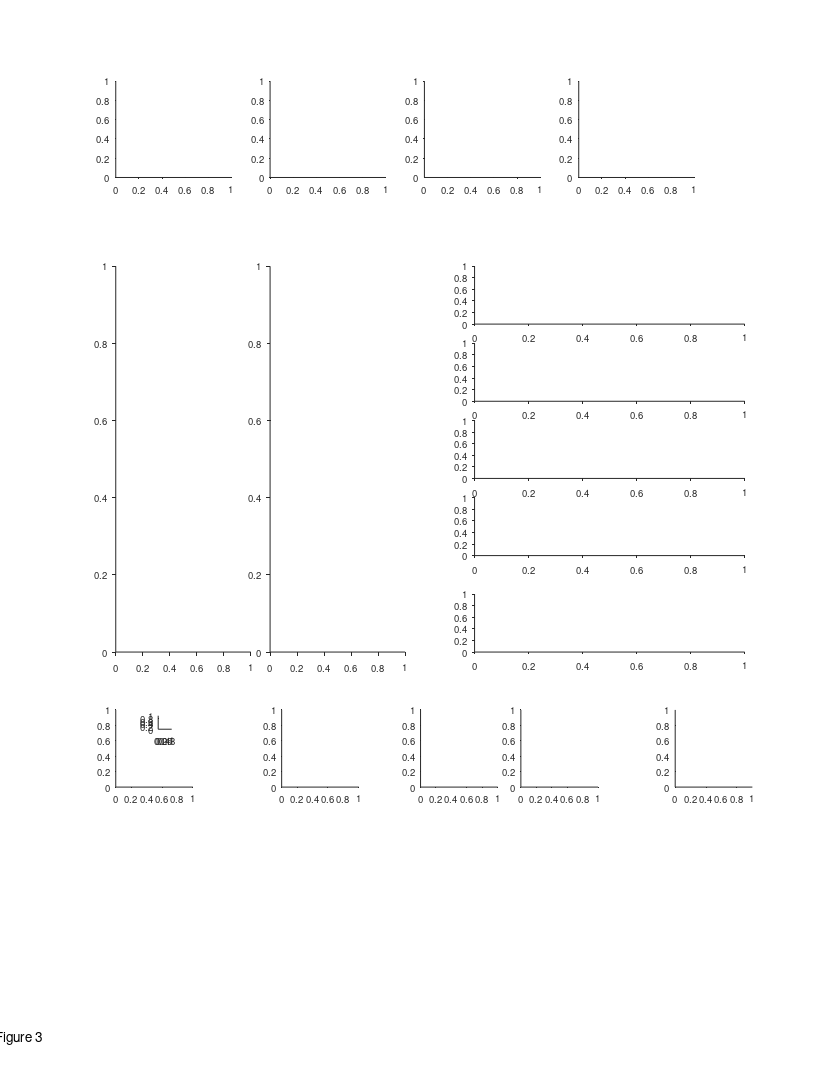

Write MATLAB code to recreate this figure. (Note: this script raises an error after producing the figure.)
%% Replay - Fig 3 - replay population 
%%
clear 
clc
close all

%% plotting options
% replay_coverage_examples_IX = [19 21 22 23];
% replay_coverage_examples_IX = [24 25 27 29];
% replay_coverage_examples_IX = [41 53 54 55];
% replay_coverage_examples_IX = [61 65 68 69];
% replay_coverage_examples_IX = [70 71 73 74];
% replay_coverage_examples_IX = [75 77 78 81];
% replay_coverage_examples_IX = [21 19 70 78];
% replay_coverage_examples_IX = [21 19 70 29];
% replay_coverage_examples_IX = [21 19 70 29];
replay_coverage_examples_IX = [21 19 29 70];

% 5	b0184_d191202 21
% 1	b0184_d191130 19
% 31	b2382_d190801 70
% 30	b0184_d191212 29

single_session_seq_ex_IX = [21];

%% graphics params
epoch_type_clrs = {[.6 .1 .8],[.1 .8 .1]};
PastFutureClrs = [0.1.*[1 1 1]; 1 1 1];
directions_clrs = {[0    0.3843    0.7451];[ 0.5216    0.2471         0]};
panel_H_bin_size_options = [0.1 0.15 0.2 0.125]; % we chose opt 3 (0.2)
panel_H_bin_size_opt = 3;
panel_H_bin_size = panel_H_bin_size_options(panel_H_bin_size_opt)

%% define output files
res_dir =  'L:\paper_replay\figures';
mkdir(res_dir)
fig_name_str = 'Figure 3';
fig_caption_str = ' ';
log_name_str = [fig_name_str '_log_file' '.txt'];
log_name_str = strrep(log_name_str , ':', '-');
log_name_str = strrep(log_name_str , ' ', '_');
log_name_out = fullfile(res_dir, log_name_str);

%% open log file
diary off
diary(log_name_out)
diary on
disp('Log file');
disp(['created: ', datestr(clock)]);
disp('======================================================');
disp([fig_name_str ':' fig_caption_str]);   
disp('======================================================');
disp('');

%% create figure
% figure_size_cm = [21.0 29.7]; % ~A4
figure_size_cm = [21.6 27.9]; % ~US letter
close all
fig = figure;
% Some WYSIWYG options:
set(gcf,'DefaultAxesFontSize',7);
set(gcf,'DefaultAxesFontName','helvetica');
set(gcf,'DefaultAxesUnits','centimeters');
set(gcf,'PaperType','usletter')
% set(gcf,'PaperType','<custom>');
set(gcf,'PaperUnits','centimeters','PaperPosition',[0 0 figure_size_cm]);
set(gcf,'PaperOrientation','portrait');
set(gcf,'Units','centimeters','Position',get(gcf,'paperPosition')+[0 0 0 0]); % position on screen...
set(gcf, 'Renderer', 'painters');
% set(gcf, 'color', 'none');
set(groot, 'defaultAxesColor','None')
set(groot, 'defaultAxesTickDir', 'out');
set(groot,  'defaultAxesTickDirMode', 'manual');
annotation('textbox', [0.5 1 0 0], 'String',fig_name_str, 'HorizontalAlignment','center','Interpreter','none', 'FitBoxToText','on');

% create panels
panels{1}(1) = axes('position', [3 23.3 3 2.5]);
panels{1}(2) = axes('position', [7 23.3 3 2.5]);
panels{1}(3) = axes('position', [11 23.3 3 2.5]);
panels{1}(4) = axes('position', [15 23.3 3 2.5]);

panels{2}(1) = axes('position', [3 11 3.5 10]);
panels{2}(2) = axes('position', [7 11 3.5 10]);

x = 12.3;
panels{3}(1) = axes('position', [x 19.5 7 1.5]);
panels{3}(2) = axes('position', [x 17.5 7 1.5]);
panels{3}(3) = axes('position', [x 15.5 7 1.5]);
panels{3}(4) = axes('position', [x 13.5 7 1.5]);
panels{4}(1) = axes('position', [x 11 7 1.5]);

panels{5}(1) = axes('position', [3     7.5 2 2]);
panels{5}(2) = axes('position', [4.1     9 .35 .35]);
panels{6}(1) = axes('position', [7.3    7.5 2 2]);
panels{7}(1,1) = axes('position', [10.9 7.5 2 2]);
panels{7}(2,1) = axes('position', [13.5 7.5 2 2]);
panels{8}(1) = axes('position', [17.5   7.5 2 2]);
% panels{8}(2) = axes('position', [17.5  4 2 2]);
% panels{8}(3) = axes('position', [17.5  1.5 3 2]);

total_offset = [0 0.5]+[0 -3];
for ii = 1:length(panels)
    subpanels = panels{ii};
    subpanels = subpanels(:);
    for jj = 1:length(subpanels)
        subpanels(jj).Position([1 2]) = subpanels(jj).Position([1 2]) + total_offset;
    end
end


%% load data
epoch_types = {'sleep','rest'};
[exp_list,T] = decoding_get_inclusion_list();
T = T(exp_list,:);
events_all_per_session = {};
for ii_epoch_type = 1:length(epoch_types)
    for ii_exp = 1:length(exp_list)
        exp_ID = exp_list{ii_exp};
        exp = exp_load_data(exp_ID,'details','rest');
        epoch_type = epoch_types{ii_epoch_type};
        params_opt = 11;
        event_type = 'posterior';
        [events, params] = decoding_load_events_quantification(exp_ID, epoch_type, params_opt, event_type);
        [~, TF] = decoding_apply_seq_inclusion_criteria([events.seq_model]);
        events(~TF) = [];
        if isempty(events)
            continue;
        end
        if isfield(events,'rest_ball_num')
            [events.rest_ball_loc] = disperse(exp.rest.balls_loc([events.rest_ball_num]));
        else
            [events.rest_ball_num] = disperse(nan(size(events)));
            [events.rest_ball_loc] = disperse(nan(size(events)));
        end
        
        [events.recordingArena] = deal(exp.details.recordingArena);
        event_struct = events(1,[]);
        [events(2:end).prev_event] = disperse(events(1:end-1));
        events(1).prev_event = event_struct;
        events_all_per_session{ii_epoch_type}{ii_exp} = events;
    end
end

%%
events_all = {[events_all_per_session{1}{:}], [events_all_per_session{2}{:}]};
seqs_all = {[events_all{1}.seq_model], [events_all{2}.seq_model]};
gArena = {categorical({events_all{1}.recordingArena}), categorical({events_all{2}.recordingArena}) };
seqs_pooled = [seqs_all{:}];

%%
features_names = {'duration';'compression';'distance';'distance_norm';};
xlable_strs = {
    'Replay duration (s)';
    {'Compression ratio';'(replay speed / flight speed)'};
    'Replay distance (m)';
    {'Replay distance','(norm. to environment size)'};
    };

%% panels A-D
clc
line_styles = {'-',':'};
panels_xlim = [-0.0950    1.9950; -1.9500   40.9500; -0.4500   56.5500; -0.0210    0.4410];
panels_xticks = {[0 0.5 1 1.5],[0 20 40],[0:10:50],[0 0.2 0.4]};
disp('panels a-d:')
for ii_fn = 1:length(features_names)
    fn = features_names{ii_fn};
    axes(panels{1}(ii_fn));
    cla
    hold on
    lw = 1.1;
    for ii_epoch_type = 1:length(epoch_types)
        X = [seqs_all{ii_epoch_type}.(fn)];
        g = gArena{ii_epoch_type};
%         histogram(X,'DisplayStyle','stairs','Normalization','pdf','LineStyle',line_styles{ii_epoch_type}, 'EdgeColor','k','LineWidth',lw);
        h1=histogram(X(g=='200m'),'DisplayStyle','stairs','Normalization','pdf','LineStyle',line_styles{1}, 'EdgeColor',epoch_type_clrs{ii_epoch_type},'LineWidth',lw);
        h2=histogram(X(g=='120m'),'DisplayStyle','stairs','Normalization','pdf','LineStyle',line_styles{2}, 'EdgeColor',epoch_type_clrs{ii_epoch_type},'LineWidth',lw);
        fprintf('%s: median=%.2g  mean=%.2g (%s,200m)\n', fn, median(X(g=='200m')), mean(X(g=='200m')), epoch_types{ii_epoch_type} )
        fprintf('%s: median=%.2g  mean=%.2g (%s,120m)\n', fn, median(X(g=='120m')), mean(X(g=='120m')), epoch_types{ii_epoch_type} )
    end
%     xlabel_pos = [];
    xlabel(xlable_strs{ii_fn}, 'Units','normalized', 'Position',[0.5 -0.14]);
%     xlabel(xlable_strs{ii_fn});
    if ii_fn == 1
        ylabel('Probability density');
    end
    hax=gca;
    hax.XLim = panels_xlim(ii_fn,:);
    hax.XTick = panels_xticks{ii_fn};
    hax.XRuler.TickLength(1) = 0.03;
    hax.XRuler.TickLabelGapOffset = -1;
    hax.YRuler.TickLabelGapOffset = 1;
    fprintf('%s: median = %.2g, mean = %.2g (pooled)\n',fn,median([seqs_pooled.(fn)]),mean([seqs_pooled.(fn)]))
end

%% legend (hists)
if exist('panels_hist_legend','var')
    delete(panels_hist_legend);
end
panels_hist_legend = axes('position', [4 22 0.5 0.5]);
cla
hold on
t = linspace(0,1,100);
x = pulstran(t,linspace(0,1,3),'rectpuls',1/6);
x(x>0) = nan;x(~isnan(x)) = 0;
clear h
% plot(  t  ,   x  ,       'color', epoch_type_clrs{2}, 'LineWidth',lw,'Clipping','off');
% plot(  t  ,   x  +1.5,   'color', epoch_type_clrs{1}, 'LineWidth',lw,'Clipping','off');
plot([0 1], [0 0],     ':', 'color', epoch_type_clrs{2}, 'LineWidth',lw,'Clipping','off');
plot([0 1], [0 0]+1.5, ':', 'color', epoch_type_clrs{1}, 'LineWidth',lw,'Clipping','off');
plot([0 1], [.5 .5],     'color', epoch_type_clrs{2}, 'LineWidth',lw,'Clipping','off');
plot([0 1], [.5 .5]+1.5, 'color', epoch_type_clrs{1}, 'LineWidth',lw,'Clipping','off');
text(1.3, 2.0, 'Sleep (200m)','FontSize',7,'HorizontalAlignment','left');
text(1.3, 1.5, 'Sleep (130m)','FontSize',7,'HorizontalAlignment','left');
text(1.3, 0.5, 'Awake (200m)','FontSize',7,'HorizontalAlignment','left');
text(1.3, 0.0, 'Awake (130m)','FontSize',7,'HorizontalAlignment','left');
xlim([0 1])
ylim([0 1])
axis off


%% panel F - coverage per session
load('E:\Tamir\work\PROJECTS\LargeScale\paper_replay\data_prepared_for_figures\replay_coverage.mat');
for ii_ex = 1:length(panels{3})
    axes(panels{3}(ii_ex))
    cla
    hold on
    ii_exp = replay_coverage_examples_IX(ii_ex);
    c = squeeze(coverage_all(ii_exp,:,:,:));
    x = linspace(0,1,size(c,3));
    lw = 1.5;
    plot(x, squeeze(c(1,1,:)),'-','LineWidth',lw,'Color',directions_clrs{1});
    plot(x, squeeze(c(2,1,:)),'--','LineWidth',lw,'Color',directions_clrs{1});
    plot(x, squeeze(c(1,2,:)),'-','LineWidth',lw,'Color',directions_clrs{2});
    plot(x, squeeze(c(2,2,:)),'--','LineWidth',lw,'Color',directions_clrs{2});
    hax=gca;
    hax.XTick = [0 1];
    hax.XLim = [0 1];
    hax.XRuler.TickLabelGapOffset = -1.5;
    hax.YRuler.TickLabelGapOffset = 1;
    if ii_ex == 1
        title('Four example sessions: replay spatial coverage','Units','normalized','Position',[0.5 1.14],'FontWeight','normal','HorizontalAlignment','center');
%         hl=legend({'Sleep dir 1','Rest dir 1','Sleep dir 2','Rest dir 2'},'NumColumns',2);
%         hl.Units = 'normalized';
%         hl.Position([1 2]) = [0.22 0.715];
%         hl.Position([3 4]) = [0.1 0.025];
%         hl.Box = 'off';
    end
    if ii_ex == length(panels{3})
        xlabel('Position (norm.)', 'Units','normalized', 'Position',[0.5 -0.06]);
        ylabel({'Replay coverage';'(counts)'}, 'Units','normalized', 'Position',[-0.1 2.4]);
    end
end

%% panel F legend
if exist('panels_coverage_legend','var')
    delete(panels_coverage_legend);
end
panels_coverage_legend(1) = axes('position', [panels{3}(1).Position([1 2])+[.5 1.25] 0.5 0.5]);
panels_coverage_legend(2) = axes('position', [panels{3}(1).Position([1 2])+[2.6 1.25] 0.5 0.5]);
arrow_str = {'\rightarrow','\leftarrow'};
for ii_dir = 1:2
    axes(panels_coverage_legend(ii_dir))
    cla
    hold on
    t = linspace(0,1,100);
    x = pulstran(t,linspace(0,1,3),'rectpuls',1/6);
    x(x>0) = nan;x(~isnan(x)) = 0;
    clear h
    plot(  t  ,   x,     'color', directions_clrs{ii_dir}, 'LineWidth',lw,'Clipping','off');
    plot([0 1], [.5 .5], 'color', directions_clrs{ii_dir}, 'LineWidth',lw,'Clipping','off');
    text(1.3, 0.5, "Sleep dir "+ii_dir,'FontSize',7,'HorizontalAlignment','left');
    text(1.3, 0, "Awake dir "+ii_dir,'FontSize',7,'HorizontalAlignment','left');
    text(0.2, -0.3, arrow_str{ii_dir},'Color',directions_clrs{ii_dir},'FontWeight','bold', 'FontSize',10);
    xlim([0 1])
    ylim([0 1])
    axis off
end

%% panel G - coverage total
axes(panels{4}(1))
cla
hold on
c = squeeze(sum(coverage_all,1));
x = linspace(0,1,size(c,3));
lw = 2;
plot(x, squeeze(c(1,1,:)),'-','LineWidth',lw,'Color',directions_clrs{1});
plot(x, squeeze(c(2,1,:)),'--','LineWidth',lw,'Color',directions_clrs{1});
plot(x, squeeze(c(1,2,:)),'-','LineWidth',lw,'Color',directions_clrs{2});
plot(x, squeeze(c(2,2,:)),'--','LineWidth',lw,'Color',directions_clrs{2});
hax=gca;
hax.XTick = [0 1];
hax.XLim = [0 1];
hax.XRuler.TickLabelGapOffset = -1.5;
hax.YRuler.TickLabelGapOffset = 1;
xlabel('Position (norm.)', 'Units','normalized', 'Position',[0.5 -0.06]);
ylabel({'Replay coverage';'(counts)'}, 'Units','normalized', 'Position',[-0.1 .5]);
title("Population: n = "+size(coverage_all,1)+" sessions",'Units','normalized','Position',[0.5 0.85],'FontWeight','normal');

%% panel E  - all seqs in a session (sleep)
axes(panels{2}(1))
hax=gca;
cla
hold on
exp_ID = T(single_session_seq_ex_IX,:).exp_ID{1};
epoch_type ='sleep';
params_opt = 11;
events = decoding_load_events_quantification(exp_ID, epoch_type, params_opt, 'posterior');
[seqs, TF] = decoding_apply_seq_inclusion_criteria([events.seq_model]);
events(~TF) = [];
epoch_sep = find(diff([events.epoch_num])~=0)+0.5;
seqs_edges = [seqs.start_pos_norm; seqs.end_pos_norm];
seqs_IX = 1:length(seqs);
plot([0 1],repmat(epoch_sep,2,1),':','LineWidth',1.5,'Color',0.5*[1 1 1]);
h=plot(seqs_edges,[seqs_IX;seqs_IX],'-','LineWidth',.55);
dir_1_IX = [seqs.state_direction]==1;
dir_2_IX = [seqs.state_direction]==-1;
[h(dir_1_IX).Color] = disperse(repelem(directions_clrs(1),length(dir_1_IX)));
[h(dir_2_IX).Color] = disperse(repelem(directions_clrs(2),length(dir_2_IX)));
scatter(seqs_edges(1,:),seqs_IX, 3, [seqs.state_direction]==-1, "filled");
hax.Colormap = cell2mat(directions_clrs);
hax=gca;
hax.XTick = [0 1];
hax.YTick = [1 10*ceil(length(seqs)/10)];
hax.XLim = [0 1];
hax.XRuler.TickLabelGapOffset = -1;
hax.YRuler.TickLabelGapOffset = 1;
xlabel('Position (norm.)', 'Units','normalized', 'Position',[0.5 -0.017]);
ylabel('Replay event no.', 'Units','normalized', 'Position',[-0.06 .5]);
title('Sleep replays', 'Units','normalized', 'Position',[0.47 0.99],'FontWeight','normal');
text(1.043, 1.05, 'Example session: all individual replays','FontSize',8.25,'HorizontalAlignment','center','Units','normalized')

%% Panel E - all seqs in a session (rest)
axes(panels{2}(2))
hax=gca;
cla
hold on
exp_ID = T(single_session_seq_ex_IX,:).exp_ID{1};
epoch_type ='rest';
params_opt = 11;
events = decoding_load_events_quantification(exp_ID, epoch_type, params_opt, 'posterior');
[seqs, TF] = decoding_apply_seq_inclusion_criteria([events.seq_model]);
events(~TF)=[];
epoch_sep = find(diff([events.epoch_num])~=0)+0.5;
seqs_edges = [seqs.start_pos_norm; seqs.end_pos_norm];
seqs_IX = 1:length(seqs);
% plot([0 1],repmat(epoch_sep,2,1),'-','LineWidth',.2,'Color',0.9*[1 1 1]);
h=plot(seqs_edges,[seqs_IX;seqs_IX],'-','LineWidth',.55);
dir_1_IX = [seqs.state_direction]==1;
dir_2_IX = [seqs.state_direction]==-1;
[h(dir_1_IX).Color] = disperse(repelem(directions_clrs(1),length(dir_1_IX)));
[h(dir_2_IX).Color] = disperse(repelem(directions_clrs(2),length(dir_2_IX)));
scatter(seqs_edges(1,:),seqs_IX, 3, [seqs.state_direction]==-1, "filled");
hax.Colormap = cell2mat(directions_clrs);
hax.XTick = [0 1];
hax.YTick = [1 10*ceil(length(seqs)/10)];
hax.XLim = [0 1];
hax.XRuler.TickLabelGapOffset = -1;
hax.YRuler.TickLabelGapOffset = 1;
xlabel('Position (norm.)', 'Units','normalized', 'Position',[0.5 -0.017]);
% ylabel('Replay event no.', 'Units','normalized', 'Position',[-0.09 .5]);
title('Awake replays', 'Units','normalized', 'Position',[0.47 0.99],'FontWeight','normal');

%% Coverage correlations (pdf)
axes(panels{5}(1))
cla reset
hold on
sleep_vs_rest_coverage_corr = ccc_all(:,:,1,2);
sleep_vs_rest_coverage_corr = sleep_vs_rest_coverage_corr(:);
h=histogram(sleep_vs_rest_coverage_corr,'FaceColor',0.15*[1 1 1],'Normalization','pdf');
h.BinWidth = panel_H_bin_size;
h.BinLimits = [-1 1];
nbins = 50;
% h=histogram(cat(1,ccc_shuffled{:}),'FaceColor','k','Normalization','pdf');
% h.DisplayStyle = 'stairs';
% h.BinLimits = [-1 1];
% h.EdgeColor = 'm';
% h.LineWidth = 1.5;
% h.NumBins = nbins;
xi = linspace(-1,1,nbins);
f = ksdensity(cat(1,ccc_shuffled{:}),xi,'Function','pdf');
plot(xi,f,'k','LineWidth',1)
[~,P_KS, KS_stats] = kstest2(sleep_vs_rest_coverage_corr, cat(1,ccc_shuffled{:}));
text(0.5,1.15,['P_{KS} = ' sprintf('%.2g',P_KS)],'units','normalized','FontSize',7,'HorizontalAlignment','center');
hax=gca;
hax.XLim = [-1 1];
hax.XTick = -1:0.5:1;
hax.YTick = [0 hax.YTick(end)];
hax.TickDir = 'out';
hax.XRuler.TickLength = [0.03 0];
hax.YRuler.TickLength = [0.02 0];
hax.XRuler.TickLabelGapOffset = -0;
hax.YRuler.TickLabelGapOffset = 1;
hax.XTickLabelRotation = 0;
xlabel({'Corr. of replay positions (r)';'sleep vs. awake'}, 'Units','normalized', 'Position',[0.5 -0.25]);
ylabel({'Probability','density'}, 'Units','normalized', 'Position',[-0.08 .5]);

%% add legend
axes(panels{5}(2))
cla reset
hold on
axis off
axis equal
patch([0 0 1 1],[0 1 1 0], 0.15*[1 1 1],'EdgeColor','k');
plot([0 1],[1 1].*2, 'k-','LineWidth',1.5)
text(1.5,0.5, 'Data','FontSize',7)
text(1.5,2, 'Shuffle','FontSize',7)
axis ij


%% replay rate - PRE vs POST sleep
axes(panels{6}(1))
cla reset
hold on
plot(replay_rate(:,3),replay_rate(:,4),'ok','MarkerSize',2)
% plot(replay_rate(:,3),replay_rate(:,4),'.k')
plot([1e-3 1e0],[1e-3 1e0],'Color',[1 1 1].*0.5);
pval = signrank(replay_rate(:,3),replay_rate(:,4));
disp('panel i stats:')
fprintf('replay-rate sleep-after vs before:\n');
fprintf('median ratio = %.2g\n', nanmedian(replay_rate(:,4)./replay_rate(:,3)) );
fprintf('pval (signrank test)= %.2g\n', pval );
% replay_rate_diff_sleep = diff(replay_rate(:,[3 4]),1,2);
% h=histogram(replay_rate_diff_sleep,'FaceColor','k','Normalization','pdf');
% pval = signrank(replay_rate_diff_sleep);
text(0.5,1.15,['P_{signrank} = ' sprintf('%.1g',pval)],'units','normalized','FontSize',7,'HorizontalAlignment','center');
axis square
axis equal
hax=gca;
hax.XScale = 'log';
hax.YScale = 'log';
hax.XLim = [5e-4 5e-1];
hax.YLim = [5e-4 5e-1];
hax.XTick = [1e-3 1e-2 1e-1 1e0];
hax.YTick = [1e-3 1e-2 1e-1 1e0];
hax.TickDir = 'out';
hax.XRuler.TickLength = [0.04 0];
hax.YRuler.TickLength = [0.04 0];
hax.XRuler.TickLabelGapOffset = -0;
hax.YRuler.TickLabelGapOffset = 1;
hax.XTickLabelRotation = 0;
xlabel({'Replay rate (events/s)';'sleep before'}, 'Units','normalized', 'Position',[0.5 -0.25]);
ylabel({'Replay rate (events/s)';'sleep after'}, 'Units','normalized', 'Position',[-0.38 0.5]);

%% replay i vs i+1 (no corr) - OLD!!
if 0
bins_size = 20; % in meters
for ii_epoch_type = 1:length(epoch_types)
    events2 = events_all{ii_epoch_type};
    invalid = cellfun(@isempty,{events2.prev_event});
    events2(invalid)=[];
    events1 = [events2.prev_event];
    seqs2 = [events2.seq_model];
    seqs1 = [events1.seq_model];
    xxx = [seqs1.middle_pos];
    yyy = [seqs2.middle_pos];

    % scatter 
    axes(panels{7}(ii_epoch_type,1))
    cla reset
    hold on
    axis equal
    plot(xxx,yyy,'k.','MarkerSize',2,'Color',epoch_type_clrs{ii_epoch_type});
    h=refline(1,0);
    h.Color = 0.5*[1 1 1];
%     xlabel({'Position of';'replay {\iti} (m)'},'Units','normalized','Position',[0.5 -0.3]);
    if ii_epoch_type == 1
        xlabel({'Position of replay {\iti} (m)'},'Units','normalized','Position',[1.15 -0.3]);
%         xlabel({'Position of';'replay {\iti} (m)'},'Units','normalized','Position',[1 -0.3]); 
        ylabel({'Position of';'replay {\iti+1} (m)'},'Units','normalized','Position',[-0.35 0.5])
    end
    hax=gca;
    hax.XRuler.TickLength(1) = 0.05;
    hax.YRuler.TickLength(1) = 0.03;
    hax.XRuler.TickLabelGapOffset = -0;
    hax.YRuler.TickLabelGapOffset = 1;

    % density
    axes(panels{7}(ii_epoch_type,2))
    cla reset
    hold on
    axis equal
    edges = 0:bins_size:200;
    xedges = 0:bins_size:200;
    yedges = 0:bins_size:201;
    xedges = edges;
    yedges = edges;
    N1 = histcounts(xxx,xedges,'Normalization','pdf');
    N2 = histcounts(yyy,yedges,'Normalization','pdf');
    N12 = histcounts2(xxx,yyy,xedges,yedges,'Normalization','pdf');
    N12 = N12 ./ (N1'.*N2);
    imagesc(xedges,yedges,log(N12));
%     imagesc(xedges,yedges,N12);
%     colormap bone
    cmap = jet;
%     cmap = 1-cmap;
    colormap(cmap)
    hax=gca;
    hax.CLim(1) = 0;

    axes(panels{7}(ii_epoch_type,1))
    switch epoch_types{ii_epoch_type}
        case 'sleep'
            title('Sleep','FontWeight','normal');
        case 'rest'
            title('Awake','FontWeight','normal');
    end
end
end


%% Replay i vs i+1 (no corr)
% sigma = 1.5;
% bins_size = 20;
% edges = 0:bins_size:200;
% xedges = 0:bins_size:200;
% yedges = 0:bins_size:201;
edges = linspace(0,1,11);
xedges = edges;
yedges = edges;
nbinsx = length(xedges)-1;
nbinsy = length(yedges)-1;
nEpochTypes = length(events_all_per_session);
nSessions = length(events_all_per_session{1});
M = nan(nEpochTypes,nSessions,nbinsx,nbinsy);
events_count = zeros(nEpochTypes,nSessions);
for ii_epoch_type = 1:nEpochTypes
    for ii_session = 1:nSessions
        events2 = events_all_per_session{ii_epoch_type}{ii_session};
        if length(events2) == 0
            continue
        end
        invalid = cellfun(@isempty,{events2.prev_event});
        events2(invalid)=[];
        if length(events2) == 0
            continue
        end
        events1 = [events2.prev_event];
        seqs2 = [events2.seq_model];
        seqs1 = [events1.seq_model];
        xxx = [seqs1.middle_pos_norm];
        yyy = [seqs2.middle_pos_norm];
        N1 = histcounts(xxx,xedges,'Normalization','pdf');
        N2 = histcounts(yyy,yedges,'Normalization','pdf');
        N12 = histcounts2(xxx,yyy,xedges,yedges,'Normalization','pdf');
        N12 = N12 ./ (N1'.*N2);
        M(ii_epoch_type,ii_session,:,:) = N12;
        events_count(ii_epoch_type,ii_session) = length(xxx);
    end
end
W = events_count./sum(events_count')';
M_weighted = M.*W;
M_weighted_avg = squeeze(nanmean(M_weighted,[2]));

for ii_epoch_type = 1:nEpochTypes

    M2 = squeeze(M_weighted_avg(ii_epoch_type,:,:));
%     M3 = imgaussfilt(M2,sigma,'FilterDomain','spatial');

    axes(panels{7}(ii_epoch_type,1))
    cla reset
    hold on
    axis equal
%     imagesc(xedges,yedges,log(M2));
    imagesc(xedges,yedges,M2);
    cmap = jet;
    colormap(cmap)
    if ii_epoch_type == 1
        xlabel({'Position of replay {\iti} (norm.)'},'Units','normalized','Position',[1.2 -0.25]);
%         xlabel({'Position of';'replay {\iti} (m)'},'Units','normalized','Position',[1 -0.3]); 
        ylabel({'Position of';'replay {\iti+1} (norm.)'},'Units','normalized','Position',[-0.25 0.5])
    end
    hax=gca;
    hax.CLim(1) = 0;
    hax.XRuler.TickLength(1) = 0.05;
    hax.YRuler.TickLength(1) = 0.03;
    hax.XRuler.TickLabelGapOffset = -1;
    hax.YRuler.TickLabelGapOffset = 1;
    switch epoch_types{ii_epoch_type}
        case 'sleep'
            title('Sleep','FontWeight','normal')
        case 'rest'
            title('Awake','FontWeight','normal')
    end
    if ii_epoch_type==2
        hcb = colorbar('east');
        hcb.Units = 'centimeters';
        hcb.Position(1) = hax.Position(1) + hax.Position(3)*1.07;
        hcb.Ticks = [];
        hcb.Label.String = 'Density (norm.)';
        hcb.Label.Rotation = -90;
        hcb.Label.Units = 'normalized';
        hcb.Label.Position = [1.3 0.5];
        text(1.14,1+0.03,'Max','Units','normalized','FontSize',7,'HorizontalAlignment','center');
        text(1.14,0-0.03,'0','Units','normalized','FontSize',7,'HorizontalAlignment','center');
    end

%     axes(panels{6}(ii_epoch_type,2))
%     cla reset
%     hold on
%     axis equal
% %     imagesc(xedges,yedges,log(M3));
%     imagesc(xedges,yedges,M3);
%     cmap = jet;
%     colormap(cmap)
end

%%
% % % % n_shuffles = 1000;
% % % % rng(0)
% % % % % TODO: shuffle must be done per session (because over-representation is
% % % % % different per sessions)
% % % % shuffles = arrayfun(@randperm,repelem(length(xxx),n_shuffles),'UniformOutput',false);
% % % % shuffles = cat(1,shuffles{:});
% % % % corr_shuffled = corr(shuffles',yyy','tail','right');

%% Takeoff/Landing X Past/Future
axes(panels{8}(1))
cla reset
hold on
% take only rest (awake)
seqs = seqs_all{2};
events = events_all{2};
TakeLand_thr = 0.05;
gTakeLand = classify_replay_landing_takeoff_other(seqs, TakeLand_thr);
gPastFuture = categorical( ([events.rest_ball_num] == 1 & [seqs.state_direction] == 1) | ...
                           ([events.rest_ball_num] == 2 & [seqs.state_direction] == -1), ...
                           [false true],["Past","Future"])';
gForRev = categorical([seqs.forward],[true false],["Forward","Reverse"])';
g = gTakeLand .* gPastFuture;
[N,G] = histcounts(g);
N = reshape(N,2,3)';
G = reshape(G,2,3)';
% do some stats
TakeoffsFuturePast_binom_pval = myBinomTest(sum(gTakeLand=='Takeoff' & gPastFuture=='Future'),sum(gTakeLand=='Takeoff'),0.5,'two');
LandingFuturePast_binom_pval = myBinomTest(sum(gTakeLand=='Landing' & gPastFuture=='Past'),sum(gTakeLand=='Landing'),0.5,'two');
disp('panel 2k stats:')
fprintf('Takeoff: past vs future, pval=%.2g (binom test)\n',TakeoffsFuturePast_binom_pval);
fprintf('Landing: past vs future, pval=%.2g (binom test)\n',LandingFuturePast_binom_pval);
takeoff_IX = find(all(contains(G,'Takeoff'),2));
midair_IX = find(all(contains(G,'Mid-air'),2));
landing_IX = find(all(contains(G,'Landing'),2));
new_order = [takeoff_IX midair_IX landing_IX];
N = N(new_order,:);
G = G(new_order,:);
N([1 3],:) = N([1 3],:)./TakeLand_thr;
N([2],:) = N([2],:)./(1-2*TakeLand_thr);
N = N ./ sum(N,"all");
hb=bar(N);
[hb.FaceColor] = disperse(PastFutureClrs');
% hb(1).FaceColor = 1.0.*[1 1 1];
% hb(1).FaceColor = 0.1.*[1 1 1];
hax=gca;
hax.XTick = 1:3;
hax.XTickLabel = {'Takeoff zone','Mid-air zone','Landing zone'};
hax.XRuler.TickLabelGapOffset = -1;
ylabel('Fraction')
% create legend
w = 0.08*range(hax.XLim);
h = 0.10*range(hax.YLim);
x = hax.XLim(1)+0.1*range(hax.XLim);
y1 = hax.YLim(1)+0.9*range(hax.YLim);
y2 = hax.YLim(1)+0.75*range(hax.YLim);
rectangle(Position=[x y1 w h],FaceColor=hb(1).FaceColor);
rectangle(Position=[x y2 w h],FaceColor=hb(2).FaceColor);
text(x+1.5*w,y1+h/2,'Past','HorizontalAlignment','left','VerticalAlignment','middle','FontSize',7);
text(x+1.5*w,y2+h/2,'Future','HorizontalAlignment','left','VerticalAlignment','middle','FontSize',7);

% hl=legend(["past","Future"],'box','off','location','none')
% hl.Units = hax.Units;
% hl.Position = [hax.Position([1 2])+[0.5 0.75].*hax.Position([3 4]) .5 .5];
% hl


%% add panel letters
font_size = 11;
axes(panels{1}(1))
text(-0.2,1.12, 'A', 'Units','normalized','FontWeight','bold','FontSize',font_size);
axes(panels{1}(2))
text(-0.2,1.12, 'B', 'Units','normalized','FontWeight','bold','FontSize',font_size);
axes(panels{1}(3))
text(-0.2,1.12, 'C', 'Units','normalized','FontWeight','bold','FontSize',font_size);
axes(panels{1}(4))
text(-0.2,1.12, 'D', 'Units','normalized','FontWeight','bold','FontSize',font_size);

axes(panels{2}(1))
text(-0.25,1.035, 'E', 'Units','normalized','FontWeight','bold','FontSize',font_size);
axes(panels{3}(1))
text(-0.1,1.3, 'F', 'Units','normalized','FontWeight','bold','FontSize',font_size);
axes(panels{4}(1))
text(-0.1,1.18, 'G', 'Units','normalized','FontWeight','bold','FontSize',font_size);

axes(panels{5}(1))
text(-0.3,1.2, 'H', 'Units','normalized','FontWeight','bold','FontSize',font_size);
axes(panels{6}(1))
text(-0.88,1.205, 'I', 'Units','normalized','FontWeight','bold','FontSize',font_size);
axes(panels{7}(1))
text(-0.6,1.2, 'J', 'Units','normalized','FontWeight','bold','FontSize',font_size);
axes(panels{8}(1))
text(-0.45,1.2, 'K', 'Units','normalized','FontWeight','bold','FontSize',font_size);



%%
fig_name = sprintf('%s_panel_E_%d_%d_%d_%d_panel_G_%d_panel_H_bin_opt_%d', ...
    fig_name_str, ...
    replay_coverage_examples_IX, ...
    single_session_seq_ex_IX,...
    panel_H_bin_size_opt)
file_out = fullfile(res_dir, fig_name);
print(gcf, file_out, '-dpdf', '-cmyk', '-painters');
disp('figure saved!')

%%
